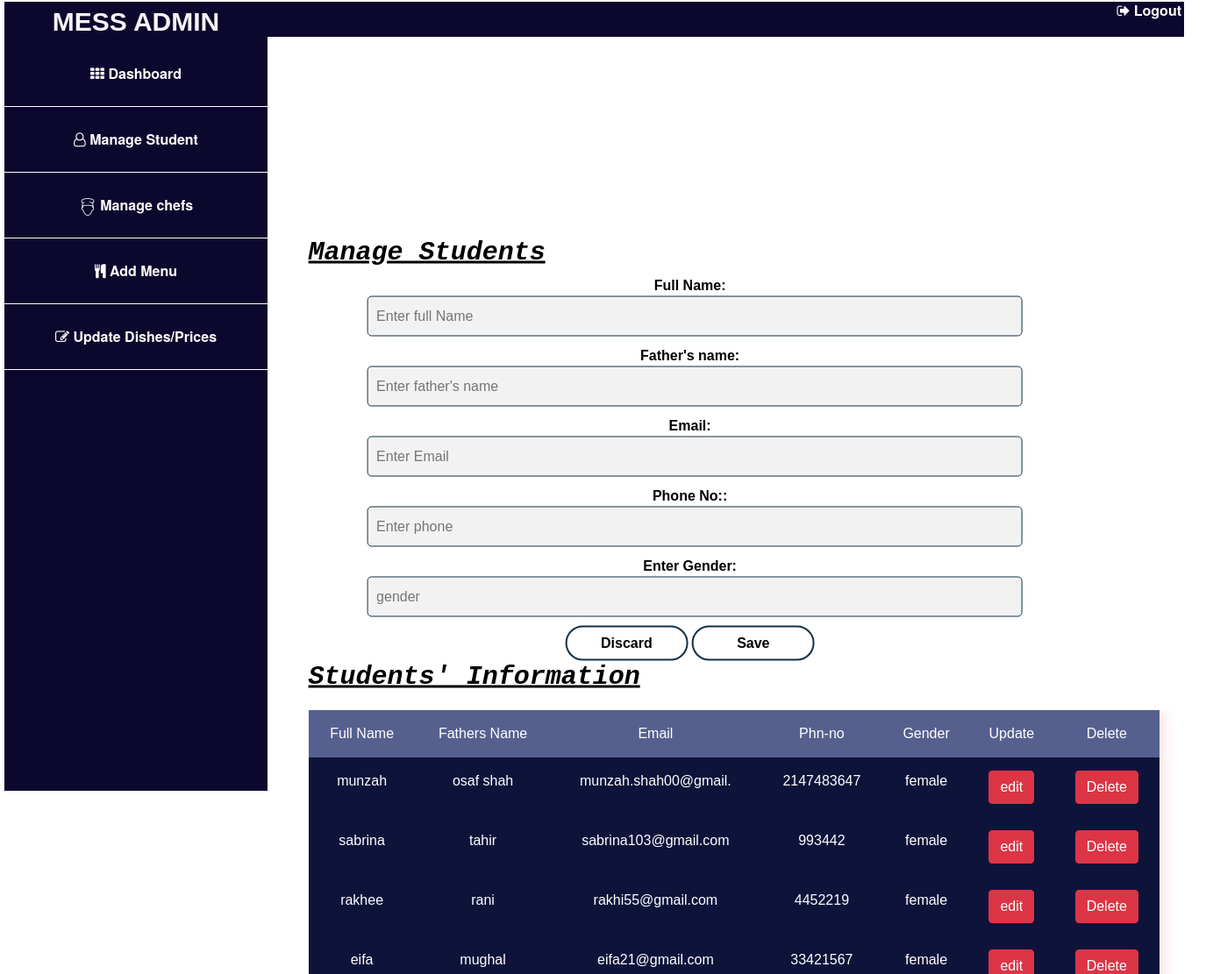
/fAdmin_page/managestd.php (signed in), run on the app's committed database.
### tables this page shows
CREATE TABLE IF NOT EXISTS `registration` (
  `RID` int(4) NOT NULL AUTO_INCREMENT,
  `FULLNAME` varchar(20) NOT NULL,
  `FATHERS` varchar(20) NOT NULL,
  `EMAIL` varchar(20) NOT NULL,
  `USERNAME` varchar(8) NOT NULL,
  `PASSWORD` varchar(20) NOT NULL,
  `PHONE` int(15) NOT NULL,
  `GENDER` varchar(7) NOT NULL,
  `ALLOTMENTNO` int(5) NOT NULL,
  PRIMARY KEY (`RID`),
  KEY `ALLOTMENTNO` (`ALLOTMENTNO`)
);

### fAdmin_page/managestd.php (the view, shortened to what this page needs)
<!DOCTYPE html>
<html>
<head>
<link rel="stylesheet" href="https://stackpath.bootstrapcdn.com/bootstrap/4.3.1/css/bootstrap.min.css"/>
    <link rel="stylesheet" href="text.css">
    <link rel="stylesheet" href="reset.css">
    <link rel="stylesheet" href="960_12_col.css">
    <link rel="stylesheet" href="stylesheet.css">
</head>
<body>
    <div class="container_12">
        <div class="grid_4" style="height: 900px;">
            <p><strong>MESS <strong>ADMIN</strong></p>
            <ul>
                <li>
                    <a href="index.php"><i class="fa fa-th" aria-hidden="true"></i> Dashboard</a></li>
                <li><a href="managestd.php" target=""><i class="fa fa-user-o" aria-hidden="true"></i> Manage Student</a></li>
                <li><a href="managechef.php"><img src="chef2.png"> Manage chefs</a></li>
                <li><a href="menu.php"><i class="fa fa-cutlery" aria-hidden="true"></i> Add Menu</a></li>
                <li><a href="dish.php"><i class="fa fa-pencil-square-o" aria-hidden="true"></i> Update Dishes/Prices</a></li>
            </ul>
        </div>
        <div class="grid_12">
            <h1><a href="logout.php"><i class="fa fa-sign-out" aria-hidden="true"></i> Logout</a></h1>
        </div>
        <div class="container">
<body>
<form action="edit.php">
<div class="container">
    <div class="h1">
  <h1 style="text-align: left; font-size: 30px; text-decoration: underline; color: black;"><strong><i>Manage Students</i></strong></h1>
</div>
<div class="textarea2">
<div class="fullname">
<label color="white">Full Name:  </label>
<input type="text" name="fullname" placeholder="Enter full Name" style="border" value="<?php echo $rows["FULLNAME"] ?>">
</div>
<div class="fathername">
<label>Father's name:</label>
<input type="text" name="fathername" placeholder="Enter father's name" value="<?php echo $rows["FATHERS"] ?>">
</div>
<div class="email">
<label>Email:</label>
<br>
<input type="text" name="email" placeholder="Enter Email" value="<?php echo $rows["EMAIL"] ?>">
</div>
<div class="phone">
<label> Phone No::</label>
<input type="text" name="phone" placeholder="Enter phone" value="<?php echo $rows["PHONE"] ?>">
</div>
<div class="gender">
<label>Enter Gender:</label>
<input type="text" name="gender" placeholder="gender" value="<?php echo $rows["GENDER"] ?>">
</div>
 <div class="submit">
<input type="submit" name="discard-btn" value="Discard">
<a href="edit.php?ID=<?php echo $rows["RID"] ?>">
<input type="submit" name="save-btn" value="Save">
</div>
</div>
</form>
<h2 style="text-align: left; font-size: 30px; text-decoration: underline; color: black; font-family: courier new;"><strong><i>Students' Information</strong></i></h2>
<div id="scrolltable">
<div class="ok">
<form action="delet.php" method="POST">
    <table>
        <thead>
            <tr>
            <th>Full Name</th>
            <th>Fathers Name</th>
            <th>Email</th>
         <th>Phn-no</th>
         <th>Gender</th>
         <th>Update</th>
         <th>Delete</th>
  </tr>
        </thead>
    </div>
        <tbody>
            <?php
  include("dbconnection.php");
  $sql="select * from registration";
  $result=mysqli_query($con,$sql);
  while ($rows=mysqli_fetch_array($result))
  { echo '<tr>
    <td>'.$rows['FULLNAME'].'</td>
    <td>'.$rows['FATHERS'].'</td>
    <td>'.$rows['EMAIL'].'</td>
    <td>'.$rows['PHONE'].'</td>
    <td>'.$rows['GENDER'].'</td>
    <td><a href="managestd.php?edit='.$rows['RID'].'" class="btn btn-danger">edit</a></td>
    <td><a href="delet.php?delete='.$rows['RID'].'" class="btn btn-danger">Delete</a></td>
    </tr>';
    }
     ?>
        </tbody>
</div>
</div>

### fAdmin_page/text.css (style rules this page uses)
body { font:13px/1.5 'Helvetica Neue',Arial,'Liberation Sans',FreeSans,sans-serif }
h1 { font-size:25px }
h2 { font-size:23px }
ul { list-style:disc }
li { margin-left:30px }
p,dl,hr,h1,h2,h3,h4,h5,h6,ol,ul,pre,table,address,fieldset,figure { margin-bottom:20px }

### fAdmin_page/960_12_col.css (style rules this page uses)
body { min-width: 960px; }
.container_12 { margin-left: auto; margin-right: auto; width: 960px; }
.grid_1, .grid_2, .grid_3, .grid_4, .grid_5, .grid_6, .grid_7, .grid_8, .grid_9, .grid_10, .grid_11, .grid_12 { display: inline; float: left; margin-left: 10px; margin-right: 10px; }
.container_12 .grid_4 { width: 300px; }
.container_12 .grid_12 { width: 940px; }
.clearfix:before, .clearfix:after, .container_12:before, .container_12:after { content: '.'; display: block; overflow: hidden; visibility: hidden; font-size: 0; line-height: 0; width: 0; height: 0; }
.clearfix:after, .container_12:after { clear: both; }
.clearfix, .container_12 { zoom: 1; }

### fAdmin_page/stylesheet.css (style rules this page uses)
.container_12 { background: white; width: 1365px; color: whitesmoke; font-weight: bold; text-align: center; margin-top: 2px; }
.container_12 .grid_4 { background: #0C082D; margin: 0px; margin-top: 0px; }
.grid_4 p { font-family: sans-serif; font-size: 30px; }
.grid_4 li a { display: block; padding: 25px 21px; border-bottom: 0.1px solid white; text-align: center; color: white; font-weight: bold; text-decoration: none; }
.container_12 .grid_12 { width: 1048px; height: 40px; margin-top: 0px; margin-left: -3px; background: #0C082D; text-align: right; }
.grid_12 h1 { margin-right: 3px; }
.grid_12 h1 a { color: white; font-weight: bold; text-decoration: none; }

### fAdmin_page/managestd.php (style rules this page uses)
.container { margin: 0; font-family: sans-serif; font-weight: 100; background: white; position: absolute; top: 48%; left: 48%; width: 80%; transform: translate(-43%, -31%); }
table { width: 970px; border-collapse: collapse; overflow: hidden; box-shadow: 0 0 20px rgba(255, 0, 0, 0.2); }
th, td { padding: 15px; background-color: rgba(14, 19, 58, 1); color: #fff; text-align: center; }
th { text-align: center; }
.textarea2 input[type=text] { width: 90%; background: #f2f2f2; margin: 0 0 10px; padding: 10px; box-sizing: border-box; border-radius: 5px; margin-left: 10px; border: 1px solid rgba(16, 48, 70, 1); }
.textarea2 label { font-weight: bold; color: black; }
input[type='submit'] { width: 140px; height: 40px; background: transparent; color: black; border: 2px solid rgba(16, 48, 70, 1); border-radius: 20px; font-weight: bold; cursor: pointer; }
.h1 h1 { font-family: courier new; font-size: 30px; }
.textarea2 { margin-left: 20px; }
#scrolltable { margin-top: 20px; height: 310px; overflow: auto; width:119%; }

### data on the page
registration: FULLNAME "munzah", FATHERS "osaf shah", EMAIL "munzah.shah00@gmail.", PHONE "2147483647", GENDER "female"
registration: FULLNAME "sabrina", FATHERS "tahir", EMAIL "sabrina103@gmail.com", PHONE "993442", GENDER "female"
registration: FULLNAME "rakhee", FATHERS "rani", EMAIL "rakhi55@gmail.com", PHONE "4452219", GENDER "female"
registration: FULLNAME "eifa", FATHERS "mughal", EMAIL "eifa21@gmail.com", PHONE "33421567", GENDER "female"
